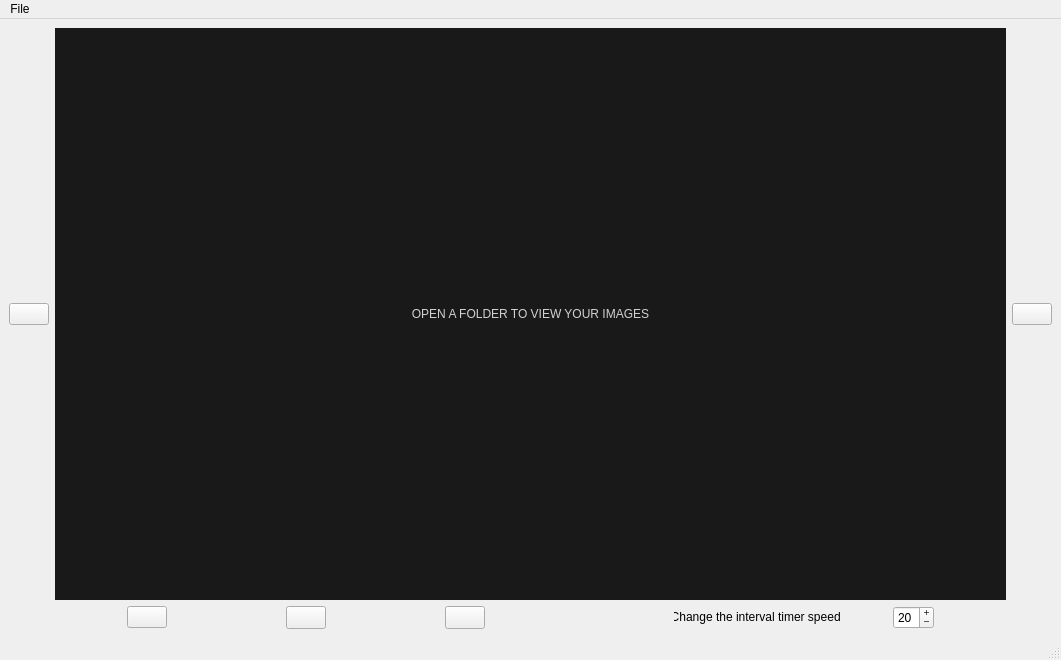
<?xml version="1.0" encoding="UTF-8"?>
<ui version="4.0">
 <class>MainWindow</class>
 <widget class="QMainWindow" name="MainWindow">
  <property name="geometry">
   <rect>
    <x>0</x>
    <y>0</y>
    <width>1061</width>
    <height>660</height>
   </rect>
  </property>
  <property name="windowTitle">
   <string>MainWindow</string>
  </property>
  <widget class="QWidget" name="centralwidget">
   <property name="toolTip">
    <string notr="true"/>
   </property>
   <layout class="QGridLayout" name="gridLayout_3">
    <item row="0" column="1">
     <layout class="QGridLayout" name="gridLayout">
      <property name="sizeConstraint">
       <enum>QLayout::SetMinAndMaxSize</enum>
      </property>
      <property name="verticalSpacing">
       <number>0</number>
      </property>
      <item row="0" column="0">
       <widget class="QPushButton" name="pushButton_back">
        <property name="minimumSize">
         <size>
          <width>0</width>
          <height>0</height>
         </size>
        </property>
        <property name="maximumSize">
         <size>
          <width>16777215</width>
          <height>16777215</height>
         </size>
        </property>
        <property name="styleSheet">
         <string notr="true"/>
        </property>
        <property name="text">
         <string/>
        </property>
        <property name="icon">
         <iconset resource="icons.qrc">
          <normaloff>:/icons/icone/left-arrow.png</normaloff>:/icons/icone/left-arrow.png</iconset>
        </property>
        <property name="iconSize">
         <size>
          <width>30</width>
          <height>30</height>
         </size>
        </property>
        <property name="autoDefault">
         <bool>false</bool>
        </property>
        <property name="default">
         <bool>false</bool>
        </property>
        <property name="flat">
         <bool>false</bool>
        </property>
       </widget>
      </item>
      <item row="0" column="1">
       <widget class="QLabel" name="label_images">
        <property name="sizePolicy">
         <sizepolicy hsizetype="Expanding" vsizetype="Expanding">
          <horstretch>0</horstretch>
          <verstretch>0</verstretch>
         </sizepolicy>
        </property>
        <property name="minimumSize">
         <size>
          <width>500</width>
          <height>300</height>
         </size>
        </property>
        <property name="toolTip">
         <string/>
        </property>
        <property name="layoutDirection">
         <enum>Qt::LeftToRight</enum>
        </property>
        <property name="styleSheet">
         <string notr="true">background-color: rgb(25, 25, 25);
font: 75 italic 18pt &quot;Palatino Linotype&quot;;
color: rgb(209, 209, 209);
</string>
        </property>
        <property name="frameShape">
         <enum>QFrame::NoFrame</enum>
        </property>
        <property name="text">
         <string>OPEN A FOLDER TO VIEW YOUR IMAGES</string>
        </property>
        <property name="scaledContents">
         <bool>false</bool>
        </property>
        <property name="alignment">
         <set>Qt::AlignCenter</set>
        </property>
       </widget>
      </item>
      <item row="0" column="2">
       <widget class="QPushButton" name="pushButton_forward">
        <property name="sizePolicy">
         <sizepolicy hsizetype="Minimum" vsizetype="Fixed">
          <horstretch>0</horstretch>
          <verstretch>0</verstretch>
         </sizepolicy>
        </property>
        <property name="layoutDirection">
         <enum>Qt::RightToLeft</enum>
        </property>
        <property name="styleSheet">
         <string notr="true"/>
        </property>
        <property name="text">
         <string/>
        </property>
        <property name="icon">
         <iconset resource="icons.qrc">
          <normaloff>:/icons/icone/right-arrow.png</normaloff>:/icons/icone/right-arrow.png</iconset>
        </property>
        <property name="iconSize">
         <size>
          <width>30</width>
          <height>30</height>
         </size>
        </property>
       </widget>
      </item>
     </layout>
    </item>
    <item row="1" column="1">
     <layout class="QGridLayout" name="gridLayout_2" columnstretch="5,0,0,0,0,0,0,0">
      <property name="sizeConstraint">
       <enum>QLayout::SetFixedSize</enum>
      </property>
      <property name="leftMargin">
       <number>5</number>
      </property>
      <item row="0" column="0">
       <widget class="QPushButton" name="pushButton_stop">
        <property name="sizePolicy">
         <sizepolicy hsizetype="Fixed" vsizetype="Fixed">
          <horstretch>0</horstretch>
          <verstretch>0</verstretch>
         </sizepolicy>
        </property>
        <property name="text">
         <string/>
        </property>
        <property name="icon">
         <iconset resource="icons.qrc">
          <normaloff>:/icons/icone/stop.png</normaloff>:/icons/icone/stop.png</iconset>
        </property>
        <property name="iconSize">
         <size>
          <width>30</width>
          <height>30</height>
         </size>
        </property>
       </widget>
      </item>
      <item row="0" column="4">
       <widget class="QSpinBox" name="spinBox">
        <property name="sizePolicy">
         <sizepolicy hsizetype="Fixed" vsizetype="Fixed">
          <horstretch>0</horstretch>
          <verstretch>0</verstretch>
         </sizepolicy>
        </property>
        <property name="minimumSize">
         <size>
          <width>40</width>
          <height>0</height>
         </size>
        </property>
        <property name="baseSize">
         <size>
          <width>0</width>
          <height>0</height>
         </size>
        </property>
        <property name="wrapping">
         <bool>false</bool>
        </property>
        <property name="buttonSymbols">
         <enum>QAbstractSpinBox::PlusMinus</enum>
        </property>
        <property name="suffix">
         <string/>
        </property>
        <property name="minimum">
         <number>10</number>
        </property>
        <property name="maximum">
         <number>50</number>
        </property>
        <property name="singleStep">
         <number>10</number>
        </property>
        <property name="value">
         <number>20</number>
        </property>
       </widget>
      </item>
      <item row="0" column="1">
       <widget class="QPushButton" name="pushButton_start">
        <property name="sizePolicy">
         <sizepolicy hsizetype="Fixed" vsizetype="Fixed">
          <horstretch>0</horstretch>
          <verstretch>0</verstretch>
         </sizepolicy>
        </property>
        <property name="maximumSize">
         <size>
          <width>40</width>
          <height>40</height>
         </size>
        </property>
        <property name="layoutDirection">
         <enum>Qt::LeftToRight</enum>
        </property>
        <property name="styleSheet">
         <string notr="true"/>
        </property>
        <property name="text">
         <string/>
        </property>
        <property name="icon">
         <iconset resource="icons.qrc">
          <normaloff>:/icons/icone/play.png</normaloff>:/icons/icone/play.png</iconset>
        </property>
        <property name="iconSize">
         <size>
          <width>30</width>
          <height>30</height>
         </size>
        </property>
       </widget>
      </item>
      <item row="0" column="2">
       <widget class="QPushButton" name="pushButton_pause">
        <property name="sizePolicy">
         <sizepolicy hsizetype="Fixed" vsizetype="Fixed">
          <horstretch>0</horstretch>
          <verstretch>0</verstretch>
         </sizepolicy>
        </property>
        <property name="minimumSize">
         <size>
          <width>40</width>
          <height>0</height>
         </size>
        </property>
        <property name="maximumSize">
         <size>
          <width>40</width>
          <height>40</height>
         </size>
        </property>
        <property name="layoutDirection">
         <enum>Qt::LeftToRight</enum>
        </property>
        <property name="styleSheet">
         <string notr="true"/>
        </property>
        <property name="text">
         <string/>
        </property>
        <property name="icon">
         <iconset resource="icons.qrc">
          <normaloff>:/icons/icone/pause.png</normaloff>:/icons/icone/pause.png</iconset>
        </property>
        <property name="iconSize">
         <size>
          <width>30</width>
          <height>30</height>
         </size>
        </property>
       </widget>
      </item>
      <item row="0" column="3">
       <widget class="QLabel" name="label">
        <property name="sizePolicy">
         <sizepolicy hsizetype="Fixed" vsizetype="Preferred">
          <horstretch>0</horstretch>
          <verstretch>0</verstretch>
         </sizepolicy>
        </property>
        <property name="minimumSize">
         <size>
          <width>170</width>
          <height>0</height>
         </size>
        </property>
        <property name="maximumSize">
         <size>
          <width>100</width>
          <height>20</height>
         </size>
        </property>
        <property name="layoutDirection">
         <enum>Qt::RightToLeft</enum>
        </property>
        <property name="text">
         <string>Change the interval timer speed </string>
        </property>
        <property name="alignment">
         <set>Qt::AlignRight|Qt::AlignTrailing|Qt::AlignVCenter</set>
        </property>
        <property name="wordWrap">
         <bool>false</bool>
        </property>
        <property name="indent">
         <number>0</number>
        </property>
       </widget>
      </item>
     </layout>
    </item>
   </layout>
  </widget>
  <widget class="QMenuBar" name="menubar">
   <property name="geometry">
    <rect>
     <x>0</x>
     <y>0</y>
     <width>1061</width>
     <height>21</height>
    </rect>
   </property>
   <widget class="QMenu" name="menuOpend_folder">
    <property name="title">
     <string>File</string>
    </property>
    <addaction name="actionOpen"/>
   </widget>
   <addaction name="menuOpend_folder"/>
  </widget>
  <widget class="QStatusBar" name="statusbar"/>
  <action name="actionOpen">
   <property name="text">
    <string>Open</string>
   </property>
  </action>
 </widget>
 <resources>
  <include location="icons.qrc"/>
 </resources>
 <connections/>
</ui>
